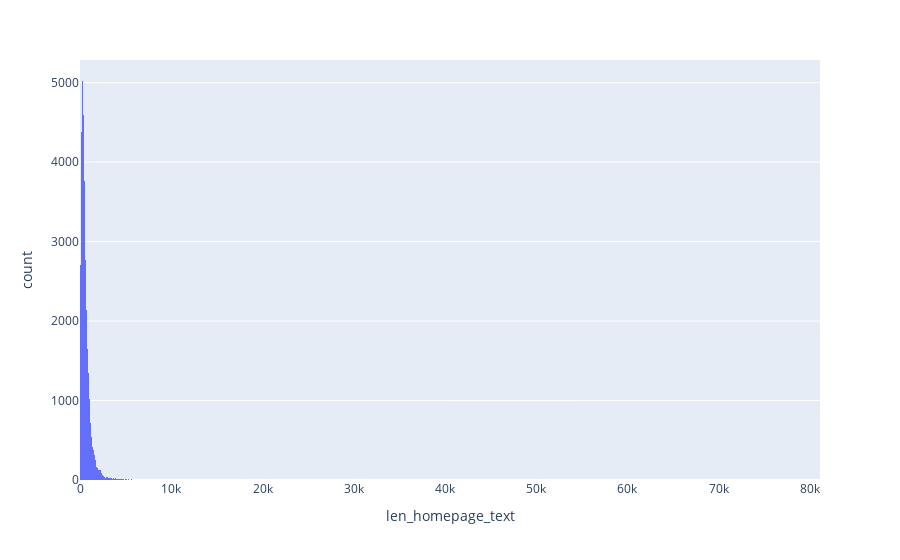

Source (notebook cell):
### Code cell
import plotly.express as px

clean_text = company_classification.loc[company_classification['len_homepage_text']>0]
fig = px.histogram(clean_text, x='len_homepage_text')
fig.show()

### Figure 1 — Plotly figure (JSON) as saved in the notebook; plotly's stock layout.template omitted (floating-point values rounded to 4 significant figures; data arrays with more than 128 entries replaced by an {"elided": "..."} marker saying what was removed)
{"data": [{"alignmentgroup": "True", "bingroup": "x", "hovertemplate": "len_homepage_text=%{x}<br>count=%{y}<extra></extra>", "legendgroup": "", "marker": {"color": "#636efa", "pattern": {"shape": ""}}, "name": "", "offsetgroup": "", "orientation": "v", "showlegend": false, "type": "histogram", "x": {"elided": "72670 int values"}, "xaxis": "x", "yaxis": "y"}], "layout": {"barmode": "relative", "legend": {"tracegroupgap": 0}, "margin": {"t": 60}, "xaxis": {"anchor": "y", "domain": [0, 1], "title": {"text": "len_homepage_text"}}, "yaxis": {"anchor": "x", "domain": [0, 1], "title": {"text": "count"}}}}
